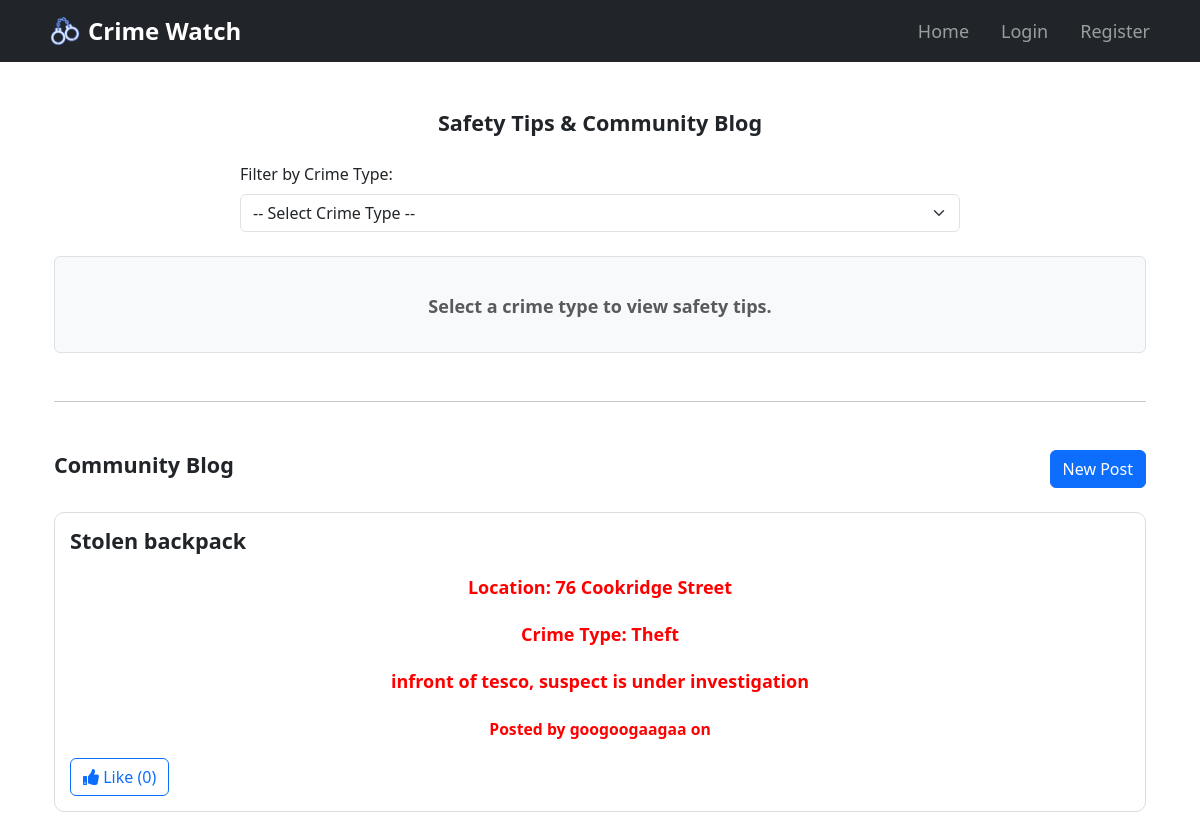
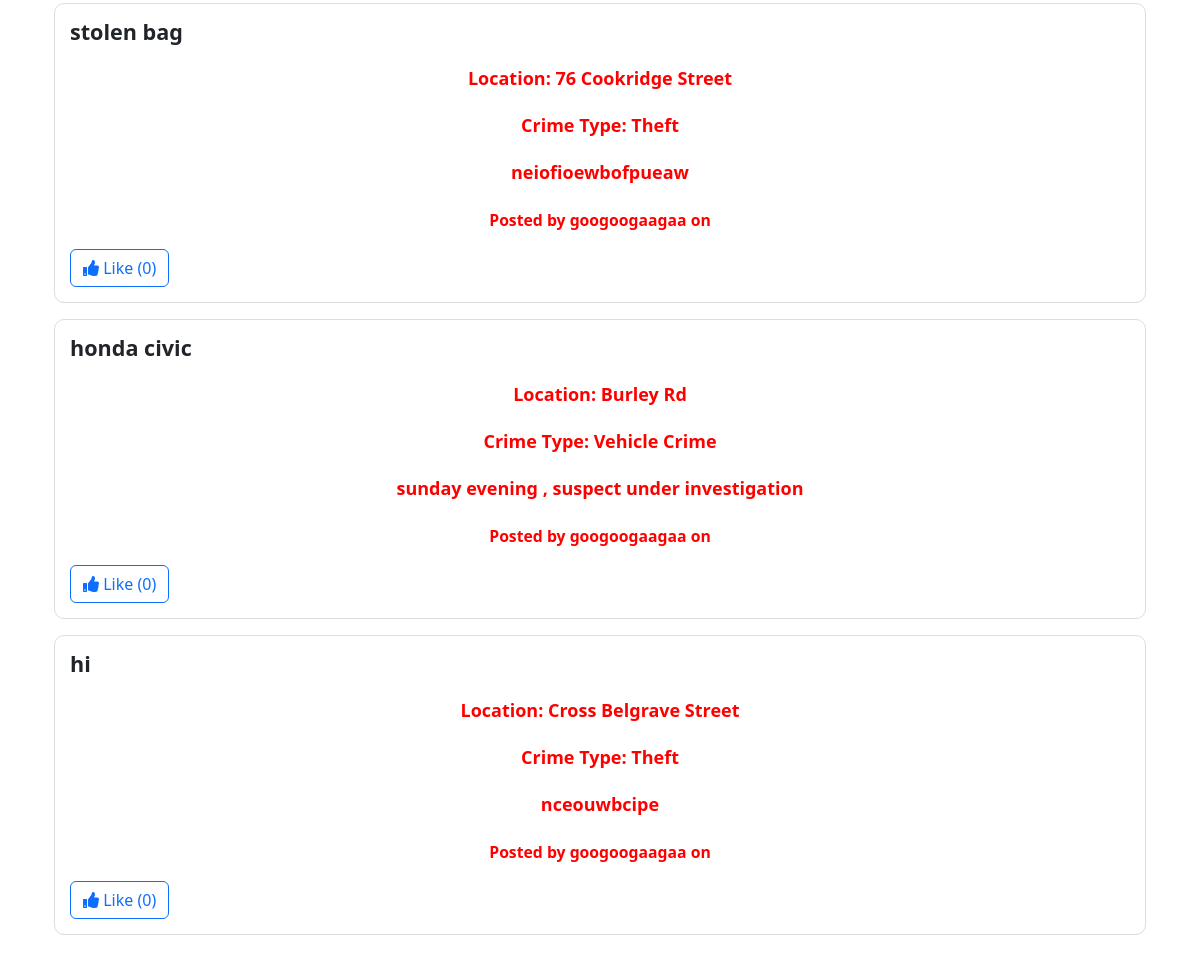
Page /blog/blog (signed in) on the committed database (2 pictures, top to bottom).
### app/models.py (models this page shows, shortened)
class BlogPost(db.Model):
    id = db.Column(db.Integer, primary_key=True)
    title = db.Column(db.String(150), nullable=False)
    location = db.Column(db.String(150), nullable=False)
    description = db.Column(db.Text, nullable=False)
    crime_type = db.Column(db.String(50), nullable=False)
    created_by = db.Column(db.Integer, db.ForeignKey('user.id'), nullable=False)
    likes = db.relationship('Like', backref='post', lazy='dynamic')

class User(UserMixin, db.Model):
    id = db.Column(db.Integer, primary_key=True)
    username = db.Column(db.String(150), nullable=False, unique=True)
    email = db.Column(db.String(150), nullable=False, unique=True)
    password = db.Column(db.String(150), nullable=False)
    phone_number = db.Column(db.String(20))
    home_address = db.Column(db.String(255))
    work_address = db.Column(db.String(255))
    emergency_contact = db.Column(db.String(150))
    bookmarked_locations = db.Column(db.String(500))  # Can store multiple locations as a string
    notification_radius = db.Column(db.Float, default=1.0)  # Radius in km
    crime_preferences = db.Column(db.String(500), nullable=True, default="")  # Default value is an empty string
    blog_posts = db.relationship('BlogPost', backref='author', lazy=True)

### app/views.py (the view, shortened to what this page needs)
@blog.route('/blog', methods=['GET', 'POST'])
@login_required
def blog_page():
    crime_filter = request.args.get('crime_type')
    if crime_filter:
        posts = BlogPost.query.options(db.joinedload(BlogPost.author)).all()
    else:
        posts = BlogPost.query.all()
    print("Posts being sent to template:", posts)
    return render_template('blog.html', posts=posts)

### app/templates/blog.html (shortened to what this page needs)
{% extends "base.html" %}
{% block content %}
<div class="container mt-5">
    <h2 class="text-center mb-4">Safety Tips & Community Blog</h2>
    <div class="row justify-content-center mb-4">
        <div class="col-md-8">
            <form>
                <label for="crime_type" class="form-label">Filter by Crime Type:</label>
                <select id="crime_type" name="crime_type" class="form-select" onchange="showTipsAndPosts()">
                    <option value="">-- Select Crime Type --</option>
                </select>
            </form>
        </div>
    </div>
    <div id="safety-tips" class="mt-4 p-3 border rounded bg-light">
        <p class="text-muted">Select a crime type to view safety tips.</p>
    </div>
    <hr class="my-5">
    <div class="d-flex justify-content-between align-items-center mb-4">
        <h3>Community Blog</h3>
        <button type="button" class="btn btn-primary" data-bs-toggle="modal" data-bs-target="#postCrimeModal">
            New Post
        </button>
    </div>
    <div id="blog-posts" class="mt-4">
        {% if posts %}
            {% for post in posts %}
            <div class="card mb-3">
                <div class="card-body">
                    <h5 class="card-title">{{ post.title }}</h5>
                    <p class="card-text"><strong>Location:</strong> {{ post.location }}</p>
                    <p class="card-text"><strong>Crime Type:</strong> {{ post.crime_type }}</p>
                    <p class="card-text">{{ post.description }}</p>
                    <p class="card-text"><small>Posted by {{ post.author.username }} on {{ post.created_at }}</small></p>
                    <button class="btn btn-outline-primary like-btn" data-id="{{ post.id }}">
                        <i class="fas fa-thumbs-up"></i> Like ({{ post.likes.count() }})
                    </button>
                </div>
            </div>
            {% endfor %}
        {% else %}
            <p class="text-muted">No blog posts available. Create the first post!</p>
        {% endif %}
    </div>
</div>
{% endblock %}

### app/templates/base.html (shortened to what this page needs)
<!DOCTYPE html>
<html lang="en">
    <head>
        <link href="https://cdn.jsdelivr.net/npm/bootstrap@5.3.0/dist/css/bootstrap.min.css" rel="stylesheet">
        <link rel="stylesheet" href="https://cdnjs.cloudflare.com/ajax/libs/font-awesome/5.15.4/css/all.min.css">
        <link rel="stylesheet" href="https://unpkg.com/leaflet@1.7.1/dist/leaflet.css" />
        <link rel="stylesheet" href="https://unpkg.com/leaflet-control-geocoder/dist/Control.Geocoder.css" />
        <link rel="stylesheet" href="{{ url_for('static', filename='styles.css') }}">
    </head>
<body>
<nav class="navbar navbar-expand-lg navbar-dark bg-dark">
    <div class="container">
        <a class="navbar-brand d-flex align-items-center" href="{{ url_for('views.home') }}" style="font-size: 1.5rem;">
            <img src="{{ url_for('static', filename='Icon.png') }}" alt="App Icon" width="30" height="30" class="me-2">
            Crime Watch
        </a>
        <div class="collapse navbar-collapse" id="navbarNav">
            <ul class="navbar-nav ms-auto">
                <li class="nav-item">
                    <a class="nav-link" href="{{ url_for('views.home') }}">Home</a>
                </li>
                {% if user and user.is_authenticated %}
                    <li class="nav-item">
                        <a class="nav-link" href="{{ url_for('views.dashboard') }}">Dashboard</a>
                    </li>
                    <li class="nav-item">
                        <a class="nav-link" href="{{ url_for('blog.blog_page') }}">Blog</a>
                    </li>
                    <li class="nav-item">
                        <a class="nav-link" href="{{ url_for('auth.logout') }}">Logout</a>
                    </li>
                {% else %}
                    <li class="nav-item">
                        <a class="nav-link" href="{{ url_for('auth.login') }}">Login</a>
                    </li>
                    <li class="nav-item">
                        <a class="nav-link" href="{{ url_for('auth.register') }}">Register</a>
                    </li>
                {% endif %}
            </ul>
        </div>
    </div>
</nav>
    <main class="container my-4">
        {% block content %}{% endblock %}
    </main>
</body>
</html>

### app/static/styles.css (style rules this page uses)
p { color: #ff0000; font-weight: bold; text-align: center; margin-top: 20px; }
nav { display: flex; justify-content: space-around; background-color: #333; padding: 1rem; }
nav ul { list-style: none; display: flex; gap: 1rem; }
nav a { color: white; text-decoration: none; padding: 0.5rem; border-radius: 5px; }
.navbar-brand { font-size: 1.8rem; font-weight: bold; }
body { font-size: 18px; }
h1, h2, h3, h4, h5, h6 { font-size: larger; font-weight: bold; }
button { font-size: 16px; }
.navbar-nav .nav-link { font-size: 18px; }
label, input, select, textarea { font-size: 16px; }
.card { border: 1px solid #ddd; border-radius: 10px; }
.card-body { padding: 15px; }

### rows in the picture
BlogPost: title "Stolen backpack", location "76 Cookridge Street", crime_type "Theft", description "infront of tesco, suspect is under investigation", author.username "googoogaagaa", likes.count "0"
BlogPost: title "stolen bag", location "76 Cookridge Street", crime_type "Theft", description "neiofioewbofpueaw", author.username "googoogaagaa", likes.count "0"
BlogPost: title "honda civic", location "Burley Rd", crime_type "Vehicle Crime", description "sunday evening , suspect under investigation", author.username "googoogaagaa", likes.count "0"
BlogPost: title "hi", location "Cross Belgrave Street", crime_type "Theft", description "nceouwbcipe", author.username "googoogaagaa", likes.count "0"
